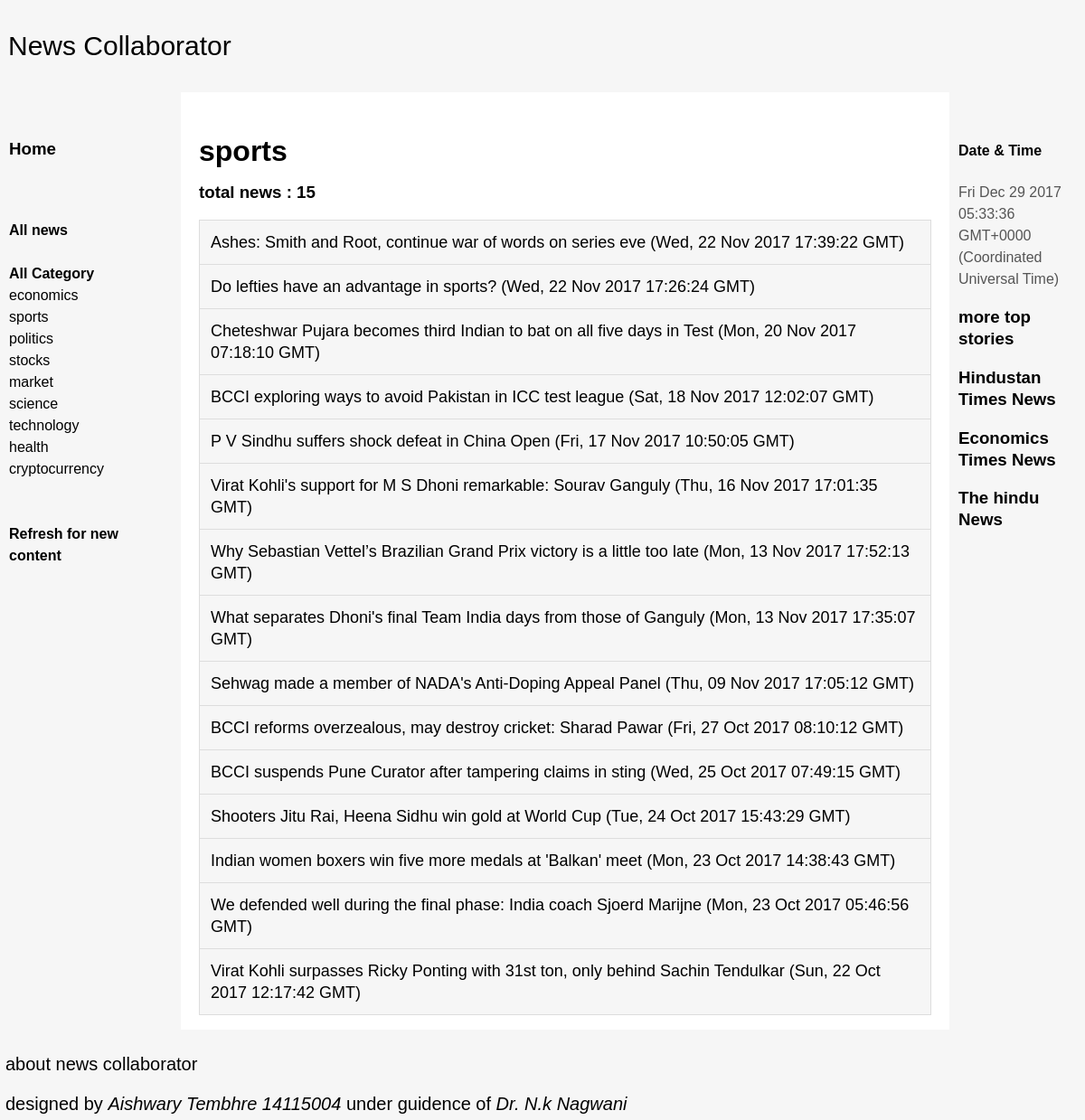
/catalog/sports/, run on the app's committed database.
### catalog/models.py (models this page shows, shortened)
class News(models.Model):
    title = models.CharField(max_length=200)
    date = models.CharField(max_length=100)
    description = models.TextField(max_length=1000, help_text="Enter a brief description of the news")
    link = models.CharField(max_length=100, help_text="hfjhhj")
    category = models.CharField(Genre, max_length=100, help_text="Select a genre for this news")
    def get_absolute_url(self):
        return reverse('news-detail', args=[str(self.id)])

### catalog/views.py (the view)
def sports(request):
    category_news = News.objects.filter(category="sports")
    category_count = News.objects.filter(category="sports").count()
    return render(
           request,
           'categories.html',
            context={'category_news':category_news,'category_count':category_count,'c':"sports"},
    )

### catalog/templates/categories.html
{% extends "base_generic.html" %}
{% block content %}
    <h1>{{ c }}</h1>
    <h3>total news : {{ category_count }}</h3>
    {% if category_news %}
    <ul id="myUL">
      {% for news in category_news %}
      <li>
        <a href="{{ news.get_absolute_url }}",style="text-decoration=none">{{ news.title }}</a> ({{news.date}})
      </li>
      {% endfor %}
    </ul>
    {% else %}
      <p>There are no news available.</p>
    {% endif %}
{% endblock %}

### catalog/templates/base_generic.html (shortened to what this page needs)
<!DOCTYPE html>
<html>
<head>
</head>
<body>
        {% block header %}
	<header id="header"><p id="header_p"><a href="{% url 'index' %}"<strong>News Collaborator</strong></a></p></header>
        {% endblock %}
	<div id="container">
		<main id="center" class="column">
		 {% block content %}{% endblock %}
		</main>
		<nav id="left" class="column">
                        {% block sidebar %}
                        <h3><a href="{% url 'index' %}"><strong>Home</strong></a></h3>
			<ul>
                        <br><br>
                        <lh><a href="{% url 'news' %}"><strong>All news</strong></a></lh>
                        <br><br>
                        <lh><a href="{% url 'categories' %}"><strong>All Category</strong></a></lh>
                        <li><a href="{% url 'economics' %}">economics</a></li>
                        <li><a href="{% url 'sports' %}">sports</a></li>
                        <li><a href="{% url 'politics' %}">politics</a></li>
                        <li><a href="{% url 'stocks' %}">stocks</a></li>
                        <li><a href="{% url 'market' %}">market</a></li>
                        <li><a href="{% url 'science' %}">science</a></li>
                         <li><a href="{% url 'technology' %}">technology</a></li>
                         <li><a href="{% url 'health' %}">health</a></li>
                        <li><a href="{% url 'cryptocurrency' %}">cryptocurrency</a></li>
                       <br><br>
                        <li><a href="{% url 'change' %}"><strong>Refresh for new content</strong></a></li>
                       </ul>
                       {% endblock %}
		</nav>
		<div id="right" class="column">
                <h4>Date & Time</h4>
		<p id="demo"></p>
               <h3><a href="{% url 'stories' %}">more top stories</a></h3>
               <h3>Hindustan Times News</h3>
               <h3>Economics Times News</h3>
               <h3>The hindu News</h3>
		</div>
	</div>
	<div id="footer-wrapper">
		<footer id="footer"><p><a href="{% url 'about' %}">about news collaborator</a>
                </p>
                <span>designed by <em>Aishwary Tembhre 14115004 </em> under guidence of <em> Dr. N.k Nagwani</em></span>
</footer>
	</div>
</body>
</html>

### catalog/templates/base_generic.html (style rules this page uses)
body { min-width: 630px; }
#container { padding-left: 200px; padding-right: 190px; }
#container .column { position: relative; float: left; }
#center { padding: 10px 20px; width: 100%; }
#left { width: 180px; padding: 0 10px; right: 240px; margin-left: -100%; }
#right { width: 130px; padding: 0 10px; margin-right: -100%; }
#footer { clear: both; }
#container { overflow: hidden; }
#container .column { padding-bottom: 1001em; margin-bottom: -1000em; }
body { margin: 0; padding: 0; font-family:Sans-serif; line-height: 1.5em; }
p { color: #555; }
nav ul { list-style-type: none; margin: 0; padding: 0; }
nav ul a { color: black; text-decoration: none; }
#header { color:black; font-size: 30px; padding: 0.3em; background: #f6f6f6; }
#footer { color:black; font-size: 20px; padding: 0.3em; background: #f6f6f6; }
#left { background: #f6f6f6; }
#right { background: #f6f6f6; }
#center { background: #fff; }
#container .column { padding-top: 2em; }
#myUL { list-style-type: none; text-decoration: none !important; padding: 0; margin: 0; }
#myUL li { border: 1px solid #ddd; margin-top: -1px; background-color: #f6f6f6; padding: 12px; text-decoration: none !important; font-size: 18px; color: black; display: block; }
a { text-decoration: none ; color:black; }

### data on the page
News: title "Ashes: Smith and Root, continue war of words on series eve", date "Wed, 22 Nov 2017 17:39:22 GMT"
News: title "Do lefties have an advantage in sports?", date "Wed, 22 Nov 2017 17:26:24 GMT"
News: title "Cheteshwar Pujara becomes third Indian to bat on all five days in Test", date "Mon, 20 Nov 2017 07:18:10 GMT"
News: title "BCCI exploring ways to avoid Pakistan in ICC test league", date "Sat, 18 Nov 2017 12:02:07 GMT"
News: title "P V Sindhu suffers shock defeat in China Open", date "Fri, 17 Nov 2017 10:50:05 GMT"
News: title "Virat Kohli's support for M S Dhoni remarkable: Sourav Ganguly", date "Thu, 16 Nov 2017 17:01:35 GMT"
News: title "Why Sebastian Vettel’s Brazilian Grand Prix victory is a little too late", date "Mon, 13 Nov 2017 17:52:13 GMT"
News: title "What separates Dhoni's final Team India days from those of Ganguly", date "Mon, 13 Nov 2017 17:35:07 GMT"
News: title "Sehwag made a member of NADA's Anti-Doping Appeal Panel", date "Thu, 09 Nov 2017 17:05:12 GMT"
News: title "BCCI reforms overzealous, may destroy cricket: Sharad Pawar", date "Fri, 27 Oct 2017 08:10:12 GMT"
News: title "BCCI suspends Pune Curator after tampering claims in sting", date "Wed, 25 Oct 2017 07:49:15 GMT"
News: title "Shooters Jitu Rai, Heena Sidhu win gold at World Cup", date "Tue, 24 Oct 2017 15:43:29 GMT"
News: title "Indian women boxers win five more medals at 'Balkan' meet", date "Mon, 23 Oct 2017 14:38:43 GMT"
News: title "We defended well during the final phase: India coach Sjoerd Marijne", date "Mon, 23 Oct 2017 05:46:56 GMT"
News: title "Virat Kohli surpasses Ricky Ponting with 31st ton, only behind Sachin Tendulkar", date "Sun, 22 Oct 2017 12:17:42 GMT"

### other printed values
{{ c }} "sports"
{{ category_count }} "15"
